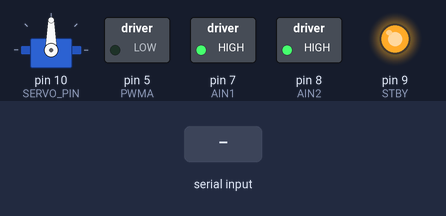
A sketch run on a simulated Arduino Uno, built with avr-gcc and run on an emulated ATmega328P. Parts: servo, switched loads named in the sketch (green lamp = pin HIGH), output pins drawn as LEDs (lit = HIGH). The inputs (shaded band) are chosen by the test bench. What the sketch prints to the serial monitor is not drawn.

Above: at 1.7 s.
1.8 s: "soft left\n" received over Serial
At 5.06 s:
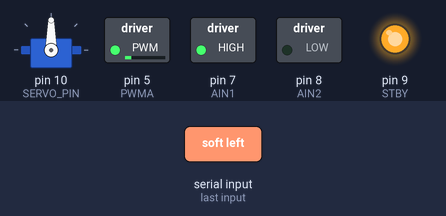
6.4 s: "soft right\n" received over Serial
At 9.88 s:
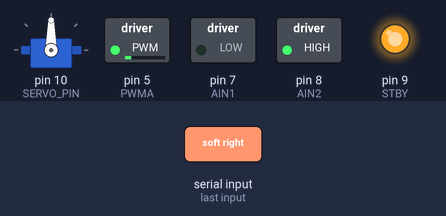
Timing chart, 0 to 13.0 s (numbered marks = the images above; inputs shaded):
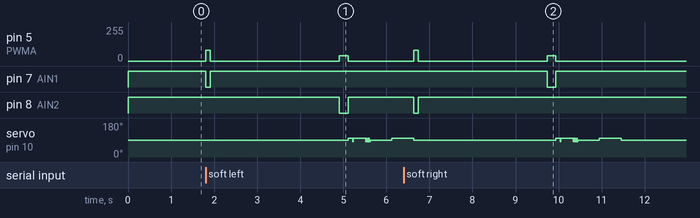

The sketch:

chariot.ino
```cpp
#include <Servo.h>

// Wheel motor (TB6612) and vibration servo on one board.
// The Pi sends one line over USB serial at 9600 baud:
//   soft left, hard left, soft right, hard right, stop, straight
//
// Plug the Arduino USB port into the Pi. Motor pins are 5, 7, 8, 9.
// Servo signal is pin 10. Center the wheel by hand before powering on.

void setup() {
  Serial.begin(9600);
  setupMotor();
  setupHaptic();
  Serial.println("ready");
}

void loop() {
  String command = "";
  while (Serial.available()) {
    String line = Serial.readStringUntil('\n');
    line.trim();
    if (line.length() > 0) {
      command = line;
    }
  }
  if (command.length() == 0) {
    return;
  }

  if (command == "soft left") {
    slightLeft();
    hapticSoft();
  } else if (command == "hard left") {
    hardLeft();
    hapticHard();
  } else if (command == "soft right") {
    slightRight();
    hapticSoft();
  } else if (command == "hard right") {
    hardRight();
    hapticHard();
  } else if (command == "stop") {
    brake();
    hapticBrake();
  } else if (command == "straight") {
    stopMotor();
  }
}
```

haptic.ino
```cpp
Servo myServo;

const int SERVO_PIN = 10;
const int CENTER = 90;
const int VIBRATION_AMOUNT = 8;
const int VIBRATION_DELAY = 15;

void setupHaptic() {
  myServo.attach(SERVO_PIN);
  myServo.write(CENTER);
  delay(500);
}

void oscillate(unsigned long duration) {
  unsigned long startTime = millis();
  while (millis() - startTime < duration) {
    myServo.write(CENTER + VIBRATION_AMOUNT);
    delay(VIBRATION_DELAY);
    myServo.write(CENTER - VIBRATION_AMOUNT);
    delay(VIBRATION_DELAY);
  }
  myServo.write(CENTER);
}

void hapticSoft() {
  oscillate(500);
  delay(500);
  oscillate(500);
}

void hapticHard() {
  oscillate(1500);
}

void hapticBrake() {
  oscillate(16000);
}
```

motor.ino
```cpp
// TB6612 motor driver. Times are approximate degrees and need a road test.

#define PWMA 5
#define AIN1 7
#define AIN2 8
#define STBY 9

#define MOTOR_SPEED 80
#define RETURN_SPEED 40

#define TIME_20_DEG  100
#define TIME_45_DEG  150
#define TIME_90_DEG  300

// 0 = center. Negative = left. Positive = right.
int position = 0;

void setupMotor() {
  pinMode(PWMA, OUTPUT);
  pinMode(AIN1, OUTPUT);
  pinMode(AIN2, OUTPUT);
  pinMode(STBY, OUTPUT);
  digitalWrite(STBY, HIGH);
  stopMotor();
}

void stopMotor() {
  analogWrite(PWMA, 0);
  digitalWrite(AIN1, HIGH);
  digitalWrite(AIN2, HIGH);
}

void moveLeft(int duration, int speed) {
  digitalWrite(AIN1, LOW);
  digitalWrite(AIN2, HIGH);
  analogWrite(PWMA, speed);
  delay(duration);
  stopMotor();
}

void moveRight(int duration, int speed) {
  digitalWrite(AIN1, HIGH);
  digitalWrite(AIN2, LOW);
  analogWrite(PWMA, speed);
  delay(duration);
  stopMotor();
}

void returnToCenter() {
  if (position < 0) {
    int distance = -position;
    if (distance == 20) {
      moveRight(TIME_20_DEG * 2, RETURN_SPEED);
    } else if (distance == 45) {
      moveRight(TIME_45_DEG * 2, RETURN_SPEED);
    }
  } else if (position > 0) {
    int distance = position;
    if (distance == 20) {
      moveLeft(TIME_20_DEG * 2, RETURN_SPEED);
    } else if (distance == 45) {
      moveLeft(TIME_45_DEG * 2, RETURN_SPEED);
    }
  }
  position = 0;
}

void slightLeft() {
  moveLeft(TIME_20_DEG, MOTOR_SPEED);
  position = -20;
  delay(3000);
  returnToCenter();
}

void hardLeft() {
  moveLeft(TIME_45_DEG, MOTOR_SPEED);
  position = -45;
  delay(3000);
  returnToCenter();
}

void slightRight() {
  moveRight(TIME_20_DEG, MOTOR_SPEED);
  position = 20;
  delay(3000);
  returnToCenter();
}

void hardRight() {
  moveRight(TIME_45_DEG, MOTOR_SPEED);
  position = 45;
  delay(3000);
  returnToCenter();
}

void brake() {
  moveLeft(TIME_90_DEG, MOTOR_SPEED);
  position = -90;
  delay(3000);
  moveRight(TIME_90_DEG, RETURN_SPEED);
  position = 0;
}
```

Measured:
- after the input at 1.8 s, pin 5 (PWMA): 0/255 → 80/255 at once, → 0/255 0.10 s later, → 40/255 3.0 s later, → 0/255 0.20 s later; pin 7 (AIN1): HIGH → LOW at once, → HIGH 0.10 s later; pin 8 (AIN2): HIGH → LOW after 3.1 s, → HIGH 0.20 s later
- after the input at 6.4 s, pin 5 (PWMA): 0/255 → 80/255 after 0.24 s, → 0/255 0.10 s later, → 40/255 3.0 s later, → 0/255 0.20 s later; pin 7 (AIN1): HIGH → LOW after 3.3 s, → HIGH 0.20 s later; pin 8 (AIN2): HIGH → LOW after 0.24 s, → HIGH 0.10 s later
